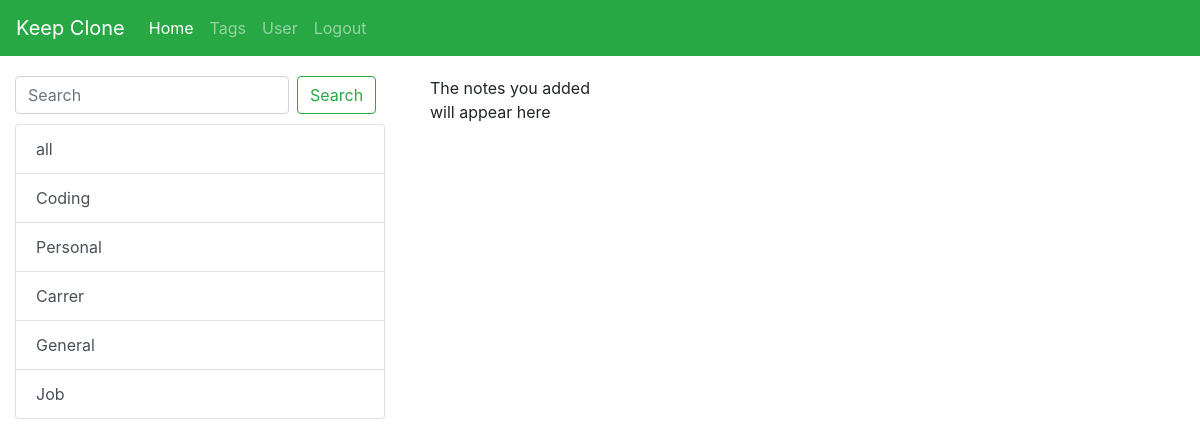
Page /search (signed in) on the committed database.
### tables this page shows
CREATE TABLE "tags" (
	"id"	INTEGER,
	"name"	TEXT NOT NULL,
	"user_id"	INTEGER NOT NULL,
	PRIMARY KEY("id" AUTOINCREMENT)
);

### app.py (the view)
@app.route("/search", methods=["get"])
def search_page():
    search = request.args.get("search")
    searched = posts_finder(search)
    print(len(searched))
    id = session["user"]
    return render_template("searched.html", posts = searched, len_posts = len(searched), tags = get_tags(id))

### main.py (called while the page is built)
def get_tags(id):
    sql = f"select * from tags where user_id = {id};"
    con = sqlite3.connect("date.db")
    cur = con.cursor()
    cur.execute(sql)
    tags = cur.fetchall()
    con.close()
    return tags

def posts_finder(search):
    sql = f"select * from posts where name like '{search}'"
    con = sqlite3.connect("date.db")
    cur = con.cursor()
    cur.execute(sql)
    posts = cur.fetchall()
    con.close()
    return posts

### templates/searched.html (shortened to what this page needs)
<!DOCTYPE html>
<html lang="en">
<head>
    <link rel="stylesheet" href="https://cdn.jsdelivr.net/npm/bootstrap@4.6.0/dist/css/bootstrap.min.css">
</head>
<body>
  <nav class="navbar navbar-expand-lg navbar-dark bg-success">
    <a class="navbar-brand" href="#">Keep Clone</a>
    <div class="collapse navbar-collapse" id="navbarSupportedContent">
      <ul class="navbar-nav mr-auto">
        <li class="nav-item active">
          <a class="nav-link" href="/index">Home</a>
        </li>
        <li class="nav-item">
            <a class="nav-link" href="/tags">Tags</a>
          </li>
        <li class="nav-item">
          <a class="nav-link" href="/user">User</a>
        </li>
        <li class="nav-item">
            <a class="nav-link" href="/logout">Logout</a>
          </li>
      </ul>
    </div>
  </nav>
  <div class="container-fluid" style="padding-top: 20px;">
      <div class="row">
          <div class="col-md-4">
            <form action="/search" method="get" class="form-inline my- my-lg-0">
                <input class="form-control mr-sm-2" type="search" placeholder="Search" aria-label="Search" name="search" required>
                <button class="btn btn-outline-success my-2 my-sm-0" type="submit">Search</button>
              </form>
              <div class="list-group" style="padding-top: 10px;">
                <a href="#" class="list-group-item list-group-item-action">all</a>
                {% for i in tags: %}
                <a href="/tags/{{i[1]}}" class="list-group-item list-group-item-action">{{i[1]}}</a>
                {% endfor %}
              </div>
          </div>
          <div class="col-md-8">
            {% if len_posts == 0: %}
            <div class="col-md-3">
              <p>The notes you added will appear here</p>
            </div>
            {% endif %}
          </div>
      </div>
  </div>
</body>
</html>

### rows in the picture
tags: name "Coding"
tags: name "Personal"
tags: name "Carrer"
tags: name "General"
tags: name "Job"
